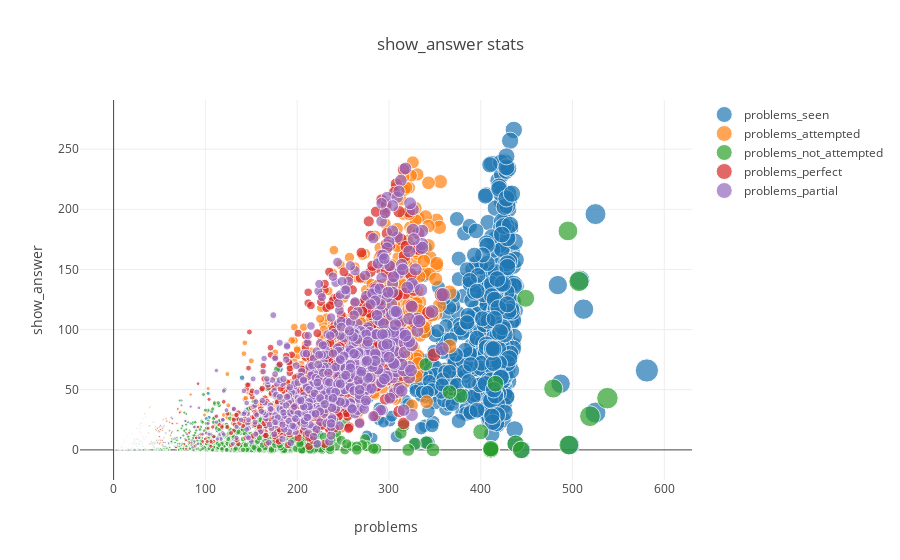

The notebook cell saved with this chart:
### Code cell
trace0 = go.Scatter(x=sasby.n_problems_seen,
                   y=sasby.n_show_answer_problem_seen,
                   text=sasby.user_id,
                   mode = 'markers',
                   marker=dict(
                       size=sasby.n_problems_seen,
                       sizeref = 25,
                       sizemode = 'diameter'),
                   name='problems_seen')

trace1 = go.Scatter(x=sasby.n_attempted,
                   y=sasby.n_show_answer_attempted,
                   text=sasby.user_id,
                   mode = 'markers',
                   marker=dict(
                       size=sasby.n_attempted,
                       sizeref = 25,
                       sizemode = 'diameter'),
                   name='problems_attempted')

trace2 = go.Scatter(x=sasby.n_not_attempted,
                   y=sasby.n_show_answer_not_attempted,
                   text=sasby.user_id,
                   mode = 'markers',
                   marker=dict(
                       size=sasby.n_not_attempted,
                       sizeref = 25,
                       sizemode = 'diameter'),
                   name='problems_not_attempted')

trace3 = go.Scatter(x=sasby.n_perfect,
                   y=sasby.n_show_answer_perfect,
                   text=sasby.user_id,
                   mode = 'markers',
                   marker=dict(
                       size=sasby.n_perfect,
                       sizeref = 25,
                       sizemode = 'diameter'),
                   name='problems_perfect')

trace4 = go.Scatter(x=sasby.n_partial,
                   y=sasby.n_show_answer_partial,
                   text=sasby.user_id,
                   mode = 'markers',
                   marker=dict(
                       size=sasby.n_partial,
                       sizeref = 25,
                       sizemode = 'diameter'),
                   name='problems_partial')

data = [trace0,trace1,trace2,trace3,trace4]

layout = go.Layout(title="show_answer stats",
                   xaxis=dict(title='problems',type='linear'),
                   yaxis=dict(title='show_answer'),
                   hovermode = 'closest')

fig = go.Figure(data=data, layout=layout)
iplot(fig)

### Figure 1 — Plotly figure (JSON) as saved in the notebook; plotly's stock layout.template omitted (floating-point values rounded to 4 significant figures; data arrays with more than 128 entries replaced by an {"elided": "..."} marker saying what was removed)
{"data": [{"marker": {"size": {"elided": "730 int values"}, "sizemode": "diameter", "sizeref": 25}, "mode": "markers", "name": "problems_seen", "text": {"elided": "730 int values"}, "type": "scatter", "x": {"elided": "730 int values"}, "y": {"elided": "730 int values"}}, {"marker": {"size": {"elided": "730 int values"}, "sizemode": "diameter", "sizeref": 25}, "mode": "markers", "name": "problems_attempted", "text": {"elided": "730 int values"}, "type": "scatter", "x": {"elided": "730 int values"}, "y": {"elided": "730 int values"}}, {"marker": {"size": {"elided": "730 int values"}, "sizemode": "diameter", "sizeref": 25}, "mode": "markers", "name": "problems_not_attempted", "text": {"elided": "730 int values"}, "type": "scatter", "x": {"elided": "730 int values"}, "y": {"elided": "730 int values"}}, {"marker": {"size": {"elided": "730 int values"}, "sizemode": "diameter", "sizeref": 25}, "mode": "markers", "name": "problems_perfect", "text": {"elided": "730 int values"}, "type": "scatter", "x": {"elided": "730 int values"}, "y": {"elided": "730 int values"}}, {"marker": {"size": {"elided": "730 int values"}, "sizemode": "diameter", "sizeref": 25}, "mode": "markers", "name": "problems_partial", "text": {"elided": "730 int values"}, "type": "scatter", "x": {"elided": "730 int values"}, "y": {"elided": "730 int values"}}], "layout": {"hovermode": "closest", "title": "show_answer stats", "xaxis": {"title": "problems", "type": "linear"}, "yaxis": {"title": "show_answer"}}}
